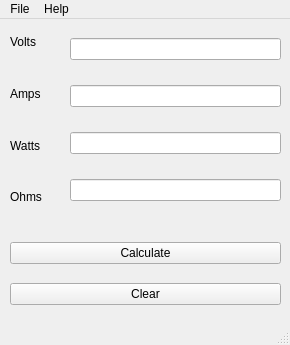
<?xml version="1.0" encoding="UTF-8"?>
<ui version="4.0">
 <class>MainWindow</class>
 <widget class="QMainWindow" name="MainWindow">
  <property name="geometry">
   <rect>
    <x>0</x>
    <y>0</y>
    <width>290</width>
    <height>345</height>
   </rect>
  </property>
  <property name="windowTitle">
   <string>Ohms Law Calculator</string>
  </property>
  <property name="tabShape">
   <enum>QTabWidget::Rounded</enum>
  </property>
  <widget class="QWidget" name="centralwidget">
   <widget class="QWidget" name="verticalLayoutWidget">
    <property name="geometry">
     <rect>
      <x>10</x>
      <y>0</y>
      <width>51</width>
      <height>201</height>
     </rect>
    </property>
    <layout class="QVBoxLayout" name="verticalLayout">
     <item>
      <widget class="QLabel" name="label">
       <property name="layoutDirection">
        <enum>Qt::LeftToRight</enum>
       </property>
       <property name="text">
        <string>Volts</string>
       </property>
      </widget>
     </item>
     <item>
      <widget class="QLabel" name="label_3">
       <property name="text">
        <string>Amps</string>
       </property>
      </widget>
     </item>
     <item>
      <widget class="QLabel" name="label_2">
       <property name="text">
        <string>Watts</string>
       </property>
      </widget>
     </item>
     <item>
      <widget class="QLabel" name="label_4">
       <property name="text">
        <string>Ohms</string>
       </property>
      </widget>
     </item>
    </layout>
   </widget>
   <widget class="QWidget" name="verticalLayoutWidget_2">
    <property name="geometry">
     <rect>
      <x>70</x>
      <y>0</y>
      <width>211</width>
      <height>201</height>
     </rect>
    </property>
    <layout class="QVBoxLayout" name="verticalLayout_2">
     <item>
      <widget class="QLineEdit" name="v_edit"/>
     </item>
     <item>
      <widget class="QLineEdit" name="a_edit"/>
     </item>
     <item>
      <widget class="QLineEdit" name="w_edit"/>
     </item>
     <item>
      <widget class="QLineEdit" name="o_edit"/>
     </item>
    </layout>
   </widget>
   <widget class="QWidget" name="gridLayoutWidget">
    <property name="geometry">
     <rect>
      <x>10</x>
      <y>210</y>
      <width>271</width>
      <height>89</height>
     </rect>
    </property>
    <layout class="QGridLayout" name="gridLayout">
     <item row="0" column="0">
      <widget class="QPushButton" name="calc_button">
       <property name="text">
        <string>Calculate</string>
       </property>
      </widget>
     </item>
     <item row="1" column="0">
      <widget class="QPushButton" name="delete_button">
       <property name="text">
        <string>Clear</string>
       </property>
      </widget>
     </item>
    </layout>
   </widget>
  </widget>
  <widget class="QMenuBar" name="menubar">
   <property name="geometry">
    <rect>
     <x>0</x>
     <y>0</y>
     <width>290</width>
     <height>22</height>
    </rect>
   </property>
   <widget class="QMenu" name="menuFile">
    <property name="title">
     <string>File</string>
    </property>
    <addaction name="actionOpen_Premade_Chart"/>
    <addaction name="actionSave_Current_Work"/>
    <addaction name="actionDelete_Current_Work"/>
    <addaction name="actionClose"/>
   </widget>
   <widget class="QMenu" name="menuHelp">
    <property name="title">
     <string>Help</string>
    </property>
    <addaction name="actionHow_To"/>
    <addaction name="actionAbout"/>
   </widget>
   <addaction name="menuFile"/>
   <addaction name="menuHelp"/>
  </widget>
  <widget class="QStatusBar" name="statusbar"/>
  <action name="actionOpen_Premade_Chart">
   <property name="text">
    <string>Open Premade Chart</string>
   </property>
  </action>
  <action name="actionSave_Current_Work">
   <property name="text">
    <string>Save Current Work</string>
   </property>
  </action>
  <action name="actionDelete_Current_Work">
   <property name="text">
    <string>Delete Current Work</string>
   </property>
  </action>
  <action name="actionClose">
   <property name="text">
    <string>Close</string>
   </property>
  </action>
  <action name="actionHow_To">
   <property name="text">
    <string>How To</string>
   </property>
  </action>
  <action name="actionAbout">
   <property name="text">
    <string>About</string>
   </property>
  </action>
 </widget>
 <resources/>
 <connections/>
</ui>
